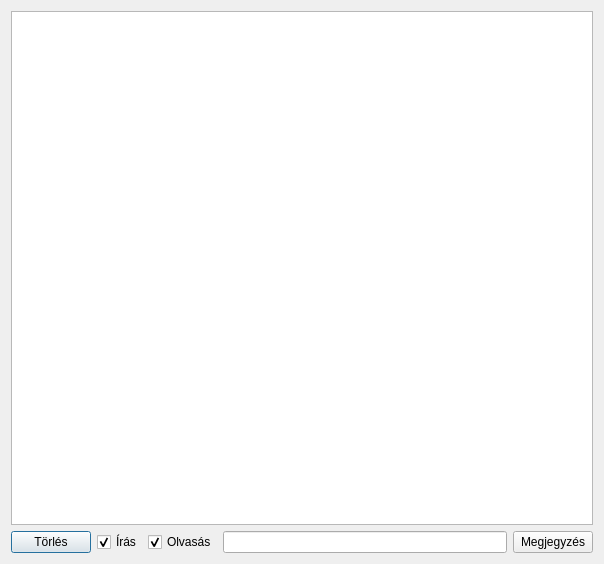
<?xml version="1.0" encoding="UTF-8"?>
<ui version="4.0">
 <class>BlockEventDialog</class>
 <widget class="QDialog" name="BlockEventDialog">
  <property name="geometry">
   <rect>
    <x>0</x>
    <y>0</y>
    <width>604</width>
    <height>564</height>
   </rect>
  </property>
  <property name="windowTitle">
   <string>Blokk műveletek</string>
  </property>
  <layout class="QVBoxLayout" name="verticalLayout">
   <item>
    <widget class="QTableView" name="eventTable"/>
   </item>
   <item>
    <layout class="QHBoxLayout" name="horizontalLayout">
     <item>
      <widget class="QPushButton" name="clearButton">
       <property name="text">
        <string>Törlés</string>
       </property>
      </widget>
     </item>
     <item>
      <widget class="QCheckBox" name="writeBox">
       <property name="text">
        <string>Írás</string>
       </property>
       <property name="checked">
        <bool>true</bool>
       </property>
      </widget>
     </item>
     <item>
      <widget class="QCheckBox" name="readBox">
       <property name="text">
        <string>Olvasás</string>
       </property>
       <property name="checked">
        <bool>true</bool>
       </property>
      </widget>
     </item>
     <item>
      <widget class="QLineEdit" name="commLine"/>
     </item>
     <item>
      <widget class="QPushButton" name="commButton">
       <property name="text">
        <string>Megjegyzés</string>
       </property>
      </widget>
     </item>
    </layout>
   </item>
  </layout>
 </widget>
 <resources/>
 <connections/>
</ui>
